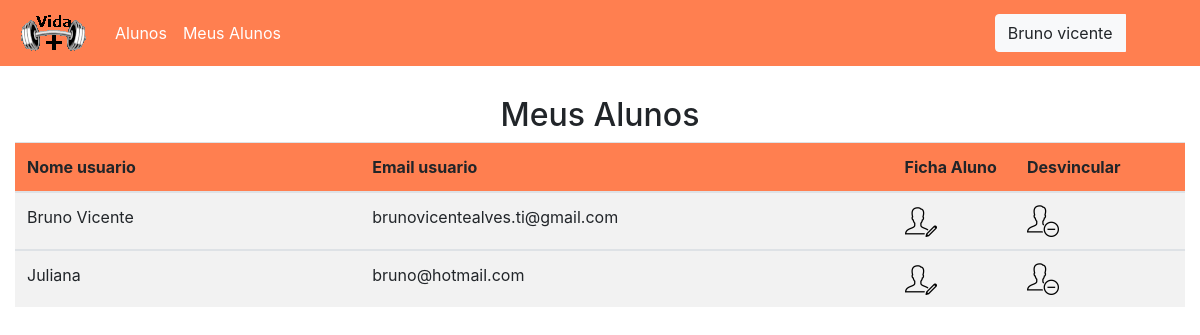
Page /App/view/MeuAluno.php (signed in) on the committed database.
### tables this page shows
CREATE TABLE `usuario` (
  `id_usuario` int(11) NOT NULL,
  `nome_usuario` varchar(100) DEFAULT NULL,
  `sobrenome_usuario` varchar(100) DEFAULT NULL,
  `email_usuario` varchar(45) DEFAULT NULL,
  `telefone` varchar(15) DEFAULT NULL,
  `senha_usuario` varchar(100) DEFAULT NULL,
  `endereco` varchar(100) DEFAULT NULL,
  `cep` varchar(10) DEFAULT NULL,
  `complemento` varchar(100) DEFAULT NULL,
  `cidade` varchar(100) DEFAULT NULL,
  `pais` varchar(100) DEFAULT NULL,
  `estado` varchar(10) DEFAULT NULL,
  `numero` int(11) DEFAULT NULL
);

### App/Modal/CrudUsuario.php (called while the page is built, shortened)
<?php
function buscarUsuario($id_professor){
    $pdo=conexao();
    $stmt = $pdo->prepare("SELECT u.id_usuario,u.nome_usuario,u.email_usuario FROM usuario AS u JOIN professor_usuario AS pu ON u.id_usuario = pu.id_usuario WHERE  id_professor=:id_professor;");
    $stmt->bindValue(":id_professor",$id_professor);
    $stmt->execute();
    $users = $stmt->fetchAll(PDO::FETCH_ASSOC);
    if($users!= NULL){
        return $users;
    }
}

### App/Controller/ControllerCrudUsuario.php (called while the page is built, shortened)
<?php
require_once '../Modal/CrudUsuario.php';
function meuAluno(){
    $id_professor=$_SESSION['id_usuario'];
    $resultado =  buscarUsuario($id_professor);
 return $resultado;
}

### App/view/MeuAluno.php (the view, shortened to what this page needs)
<?php
require_once '../Controller/ControllerCrudUsuario.php';
?>
<!doctype html>
<html lang="br">
<head>
    <link rel="stylesheet" href="https://maxcdn.bootstrapcdn.com/bootstrap/4.0.0/css/bootstrap.min.css">
</head>
<body>
<?php include('../view/Menu.php') ?>
<br>
<br>
<br>
<br>
<div class="text-center">
    <h2>Meus Alunos </h2>
</div>
<div class="container-fluid">
    <div class="table">
        <table class="table-striped table-responsive-xl" id="minhaTabela">
            <thead>
            <tr>
                <th scope="col" style='width: 5%;background-color: #FF7F50;'>Nome usuario</th>
                <th scope="col" style='width: 5%;background-color: #FF7F50;'>Email usuario</th>
                <th scope="col " style='width: 1%;background-color: #FF7F50;'>Ficha Aluno</th>
                <th scope="col " style='width: 1%;background-color: #FF7F50;'>Desvincular</th>
            </tr>
            </thead>
            <?php $resultado=meuAluno();
            if(isset($resultado)){
                foreach ($resultado as $linhas){
                    ?>
                    <tbody>
                    <tr>
                        <td><?=$linhas['nome_usuario']?></td>
                        <td><?=$linhas['email_usuario']?></td>
                        <td ><a href="../Controller/ControllerFichaUsuario.php?acao=index&id=<?=$linhas['id_usuario']?>" ><img title="Ficha do Aluno"src="../../images/ficha_usuario.png"></a></td>
                        <td ><a href="../Controller/ControllerFichaUsuario.php?acao=excluir&id=<?=$linhas['id_usuario']?>" ><img title="Desvincular aluno ao Professor"src="../../images/desvinculo.png"></a></td>
                    </tr>
                    </tbody>
                <?php }}?>
        </table>
    </div>
</div>
<link rel="stylesheet" type="text/css" href="https://cdn.datatables.net/1.10.20/css/dataTables.bootstrap4.min.css"/>
<link rel="stylesheet" type="text/css" href="https://cdn.datatables.net/1.10.20/css/jquery.dataTables.css">
</body>
</html>

### rows in the picture
usuario: nome_usuario "Bruno Vicente", email_usuario "brunovicentealves.ti@gmail.com"
usuario: nome_usuario "Juliana", email_usuario "bruno@hotmail.com"

### other values in the picture
$_SESSION['usuario'] "Bruno"
$_SESSION['sobrenome_usuario'] "vicente"
